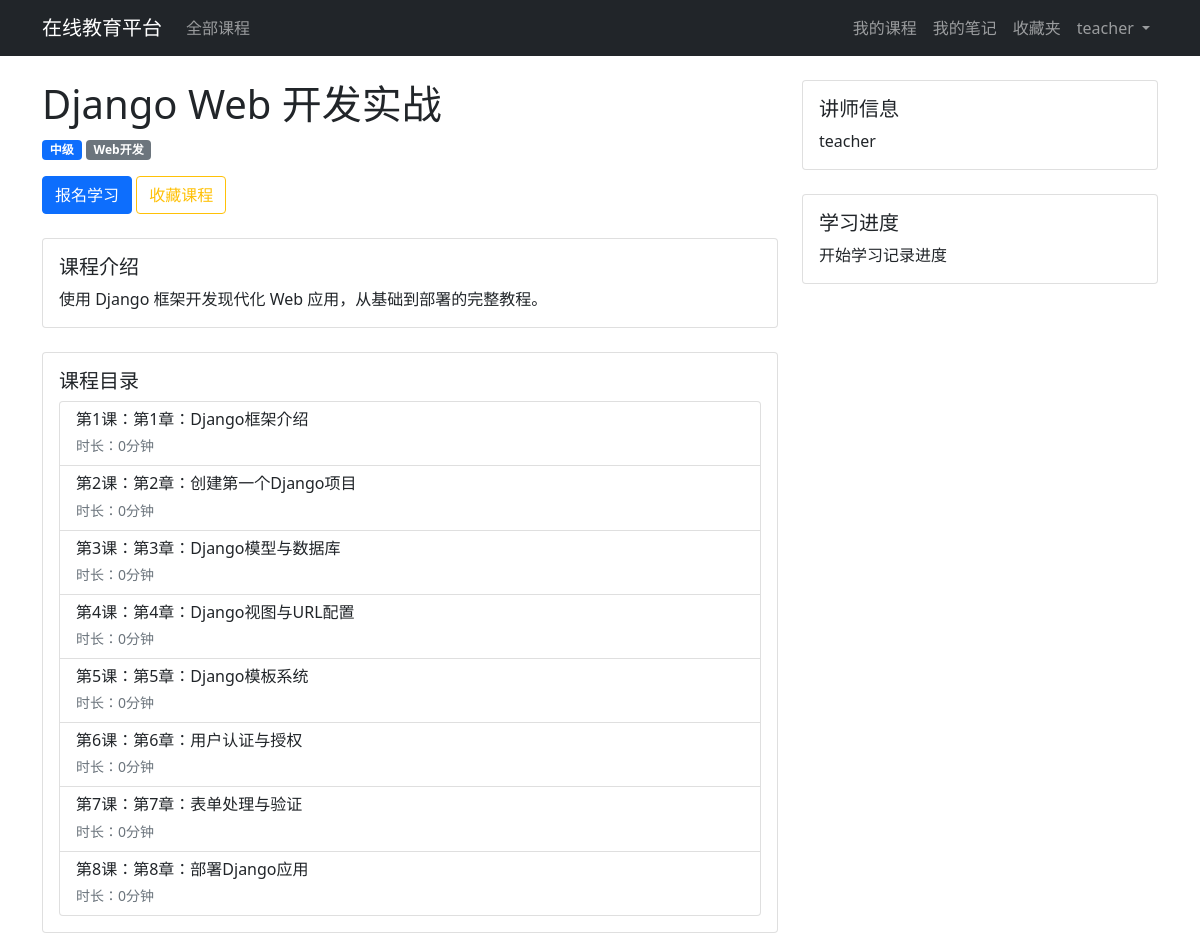
The page /course/2/ (signed in) on the database its author committed.
### users/models.py (models this page shows, shortened)
class CustomUser(AbstractUser):
    is_student = models.BooleanField(default=True)
    is_teacher = models.BooleanField(default=False)
    bio = models.TextField(max_length=500, blank=True)
    profile_pic = models.ImageField(upload_to='profile_pics', blank=True)

### courses/models.py (models this page shows, shortened)
class Course(models.Model):
    title = models.CharField(max_length=200, verbose_name='课程名称')
    description = models.TextField(verbose_name='课程描述')
    teacher = models.ForeignKey(CustomUser, on_delete=models.CASCADE, related_name='courses_taught', verbose_name='讲师')
    created_at = models.DateTimeField(auto_now_add=True, verbose_name='创建时间')
    updated_at = models.DateTimeField(auto_now=True)
    thumbnail = models.ImageField(upload_to='course_thumbnails', blank=True, verbose_name='课程封面')
    category = models.CharField(max_length=50, verbose_name='课程分类', default='其他')
    level = models.CharField(max_length=20, choices=[
        ('beginner', '入门'),
        ('intermediate', '中级'),
        ('advanced', '高级')
    ], default='beginner', verbose_name='难度等级')
    class Meta:
        verbose_name = '课程'
        verbose_name_plural = '课程'

class Lesson(models.Model):
    course = models.ForeignKey(Course, on_delete=models.CASCADE, related_name='lessons', verbose_name='所属课程')
    title = models.CharField(max_length=200, verbose_name='课时标题')
    content = models.TextField(verbose_name='课时内容')
    video_url = models.URLField(blank=True, null=True, verbose_name='视频链接', help_text='可选：添加视频链接')
    order = models.IntegerField(default=0, verbose_name='排序')
    duration = models.IntegerField(default=0, verbose_name='时长(分钟)')
    created_at = models.DateTimeField(auto_now_add=True)
    updated_at = models.DateTimeField(auto_now=True)
    class Meta:
        ordering = ['order']
        verbose_name = '课时'
        verbose_name_plural = '课时'

### courses/views.py (the view)
# urls.py: path('course/<int:course_id>/', views.course_detail, name='course_detail'),
@login_required
def course_detail(request, course_id):
    course = get_object_or_404(Course, id=course_id)
    is_enrolled = Enrollment.objects.filter(user=request.user, course=course).exists()
    is_favorited = Favorite.objects.filter(user=request.user, course=course).exists()
    context = {
        'course': course,
        'is_enrolled': is_enrolled,
        'is_favorited': is_favorited,
    }
    return render(request, 'courses/course_detail.html', context)

### templates/courses/course_detail.html (shortened to what this page needs)
{% extends 'base.html' %}
{% block content %}
<div class="row">
    <div class="col-md-8">
        <h1>{{ course.title }}</h1>
        <div class="mb-3">
            <span class="badge bg-primary">{{ course.get_level_display }}</span>
            <span class="badge bg-secondary">{{ course.category }}</span>
        </div>
        <div class="mb-4">
            {% if not is_enrolled %}
                <form method="post" action="{% url 'courses:enroll_course' course.id %}" class="d-inline">
                    <button type="submit" class="btn btn-primary">报名学习</button>
                </form>
            {% else %}
                <button type="button" class="btn btn-danger" data-bs-toggle="modal" data-bs-target="#unenrollModal">
                    取消学习
                </button>
            {% endif %}
            <form method="post" action="{% url 'courses:toggle_favorite' course.id %}" class="d-inline">
                {% if is_favorited %}
                    <button type="submit" class="btn btn-warning">
                        <i class="fas fa-star"></i> 取消收藏
                    </button>
                {% else %}
                    <button type="submit" class="btn btn-outline-warning">
                         收藏课程
                    </button>
                {% endif %}
            </form>
        </div>
        <div class="card mb-4">
            <div class="card-body">
                <h5 class="card-title">课程介绍</h5>
                <p class="card-text">{{ course.description }}</p>
            </div>
        </div>
        <div class="card">
            <div class="card-body">
                <h5 class="card-title">课程目录</h5>
                <div class="list-group">
                    {% for lesson in course.lessons.all %}
                    <div class="list-group-item">
                        <div class="d-flex justify-content-between align-items-center">
                            <div>
                                <h6 class="mb-1">第{{ forloop.counter }}课：{{ lesson.title }}</h6>
                                <small class="text-muted">时长：{{ lesson.duration }}分钟</small>
                            </div>
                        </div>
                    </div>
                    {% empty %}
                    <div class="list-group-item">暂无课时</div>
                    {% endfor %}
                </div>
            </div>
        </div>
    </div>
    <div class="col-md-4">
        <div class="card mb-4">
            <div class="card-body">
                <h5 class="card-title">讲师信息</h5>
                <p class="card-text">{{ course.teacher.username }}</p>
            </div>
        </div>
        <div class="card">
            <div class="card-body">
                <h5 class="card-title">学习进度</h5>
                {% if user_progress %}
                    <div class="progress mb-2">
                        <div class="progress-bar" role="progressbar"
                             style="width: {{ completion_percentage }}%">
                        </div>
                    </div>
                    <p class="card-text">已完成 {{ completed_lessons }}/{{ total_lessons }} 课时</p>
                {% else %}
                    <p class="card-text">开始学习记录进度</p>
                {% endif %}
            </div>
        </div>
    </div>
</div>
{% endblock %}

### templates/base.html (shortened to what this page needs)
<!DOCTYPE html>
<html>
<head>
    <link href="https://cdn.jsdelivr.net/npm/bootstrap@5.1.3/dist/css/bootstrap.min.css" rel="stylesheet">
</head>
<body>
    <nav class="navbar navbar-expand-lg navbar-dark bg-dark">
        <div class="container">
            <a class="navbar-brand" href="{% url 'courses:course_list' %}">在线教育平台</a>
            <div class="collapse navbar-collapse" id="navbarNav">
                <ul class="navbar-nav me-auto">
                    <li class="nav-item">
                        <a class="nav-link" href="{% url 'courses:course_list' %}">全部课程</a>
                    </li>
                </ul>
                <ul class="navbar-nav">
                    {% if user.is_authenticated %}
                        <li class="nav-item">
                            <a class="nav-link" href="{% url 'courses:my_courses' %}">我的课程</a>
                        </li>
                        <li class="nav-item">
                            <a class="nav-link" href="{% url 'courses:my_notes' %}">我的笔记</a>
                        </li>
                        <li class="nav-item">
                            <a class="nav-link" href="{% url 'courses:favorites' %}">收藏夹</a>
                        </li>
                        <li class="nav-item dropdown">
                            <a class="nav-link dropdown-toggle" href="#" id="navbarDropdown" role="button" data-bs-toggle="dropdown">
                                {{ user.username }}
                            </a>
                        </li>
                    {% endif %}
                </ul>
            </div>
        </div>
    </nav>
    <div class="container mt-4">
        {% block content %}
        {% endblock %}
    </div>
</body>
</html>

### rows shown on the page
CustomUser: username "teacher"
Course: title "Django Web 开发实战", level "中级", category "Web开发", description "使用 Django 框架开发现代化 Web 应用，从基础到部署的完整教程。", teacher.username "teacher"
Lesson: title "第1章：Django框架介绍", duration "0"
Lesson: title "第2章：创建第一个Django项目", duration "0"
Lesson: title "第3章：Django模型与数据库", duration "0"
Lesson: title "第4章：Django视图与URL配置", duration "0"
Lesson: title "第5章：Django模板系统", duration "0"
Lesson: title "第6章：用户认证与授权", duration "0"
Lesson: title "第7章：表单处理与验证", duration "0"
Lesson: title "第8章：部署Django应用", duration "0"
